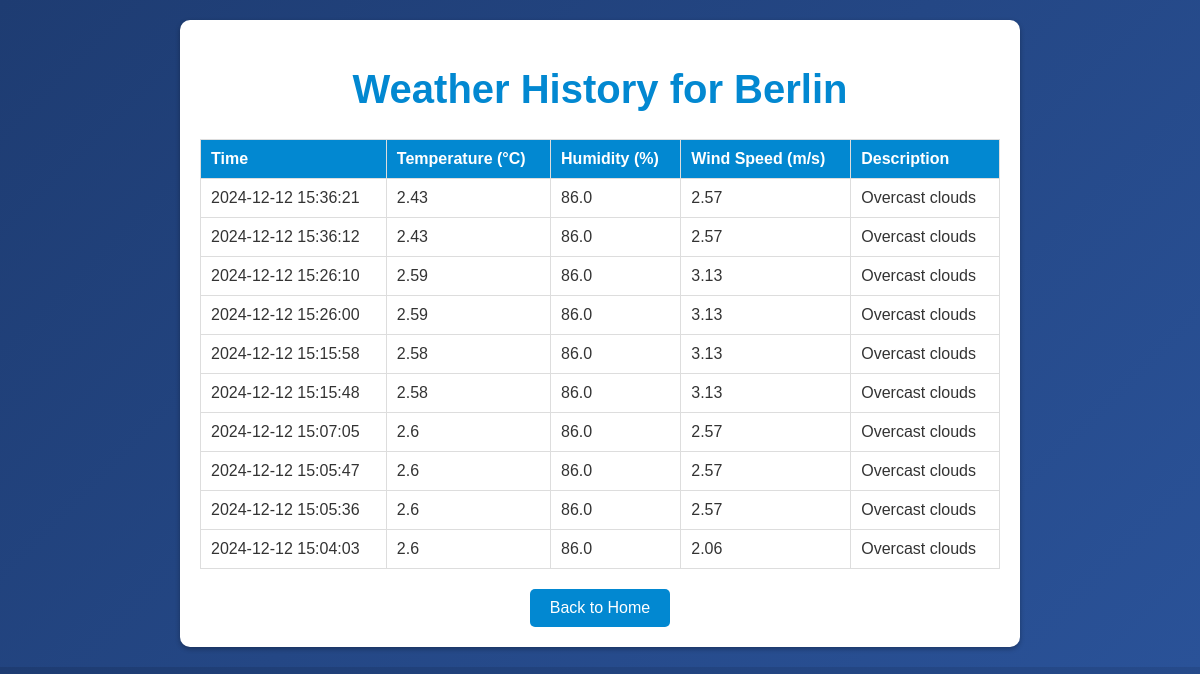
Screenshot of /history/Berlin with the database file from the repository.
### tables this page shows
CREATE TABLE weather (
                 id INTEGER PRIMARY KEY AUTOINCREMENT,
                 city TEXT,
                 temperature REAL,
                 humidity REAL,
                 wind_speed REAL,
                 description TEXT,
                 timestamp DATETIME DEFAULT CURRENT_TIMESTAMP
               );

### app.py (the view)
@app.route('/history/<city>')
def history(city):
    history_data = fetch_weather_history(city)
    return render_template("history.html", city=city, history_data=history_data)

### app.py (called while the page is built)
def fetch_weather_history(city):
    conn = sqlite3.connect(WEATHER_DB_PATH)
    cursor = conn.cursor()
    cursor.execute('''
        SELECT temperature, humidity, wind_speed, description, timestamp
        FROM weather WHERE city = ?
        ORDER BY timestamp DESC LIMIT 10
    ''', (city,))
    rows = cursor.fetchall()
    conn.close()
    return rows

### templates/history.html (shortened to what this page needs)
<!DOCTYPE html>
<html lang="en">
<head>
</head>
<body>
    <div class="container">
        <h1>Weather History for {{ city }}</h1>
        <table>
            <thead>
                <tr>
                    <th>Time</th>
                    <th>Temperature (°C)</th>
                    <th>Humidity (%)</th>
                    <th>Wind Speed (m/s)</th>
                    <th>Description</th>
                </tr>
            </thead>
            <tbody>
                {% for entry in history_data %}
                    <tr>
                        <td>{{ entry[4] }}</td>
                        <td>{{ entry[0] }}</td>
                        <td>{{ entry[1] }}</td>
                        <td>{{ entry[2] }}</td>
                        <td>{{ entry[3] }}</td>
                    </tr>
                {% endfor %}
            </tbody>
        </table>
        <a href="/" class="back-btn">Back to Home</a>
    </div>
</body>
</html>

### templates/history.html (style rules this page uses)
body { font-family: 'Arial', sans-serif; margin: 0; padding: 0; background: linear-gradient(135deg, #1e3c72, #2a5298); color: #fff; }
.container { max-width: 800px; margin: 20px auto; padding: 20px; background: #fff; color: #333; border-radius: 10px; box-shadow: 0 2px 5px rgba(0, 0, 0, 0.3); text-align: center; }
h1 { font-size: 2.5rem; color: #0288d1; }
table { width: 100%; border-collapse: collapse; margin-top: 20px; }
th, td { border: 1px solid #ddd; padding: 10px; text-align: left; }
th { background-color: #0288d1; color: white; }
.back-btn { margin-top: 20px; display: inline-block; padding: 10px 20px; background-color: #0288d1; color: white; text-decoration: none; border-radius: 5px; }

### rows the page displays
weather: timestamp "2024-12-12 15:26:10", temperature "2.59", humidity "86.0", wind_speed "3.13", description "Overcast clouds"
weather: timestamp "2024-12-12 15:26:00", temperature "2.59", humidity "86.0", wind_speed "3.13", description "Overcast clouds"
weather: timestamp "2024-12-12 15:15:58", temperature "2.58", humidity "86.0", wind_speed "3.13", description "Overcast clouds"
weather: timestamp "2024-12-12 15:15:48", temperature "2.58", humidity "86.0", wind_speed "3.13", description "Overcast clouds"
weather: timestamp "2024-12-12 15:07:05", temperature "2.6", humidity "86.0", wind_speed "2.57", description "Overcast clouds"
weather: timestamp "2024-12-12 15:05:47", temperature "2.6", humidity "86.0", wind_speed "2.57", description "Overcast clouds"
weather: timestamp "2024-12-12 15:05:36", temperature "2.6", humidity "86.0", wind_speed "2.57", description "Overcast clouds"
weather: timestamp "2024-12-12 15:04:03", temperature "2.6", humidity "86.0", wind_speed "2.06", description "Overcast clouds"

### other values shown
{{ city }} "Berlin"
{{ entry[4] }} "2024-12-12 15:36:21" "2024-12-12 15:36:12"
{{ entry[0] }} "2.43" "2.43"
{{ entry[1] }} "86.0" "86.0"
{{ entry[2] }} "2.57" "2.57"
{{ entry[3] }} "Overcast clouds" "Overcast clouds"
